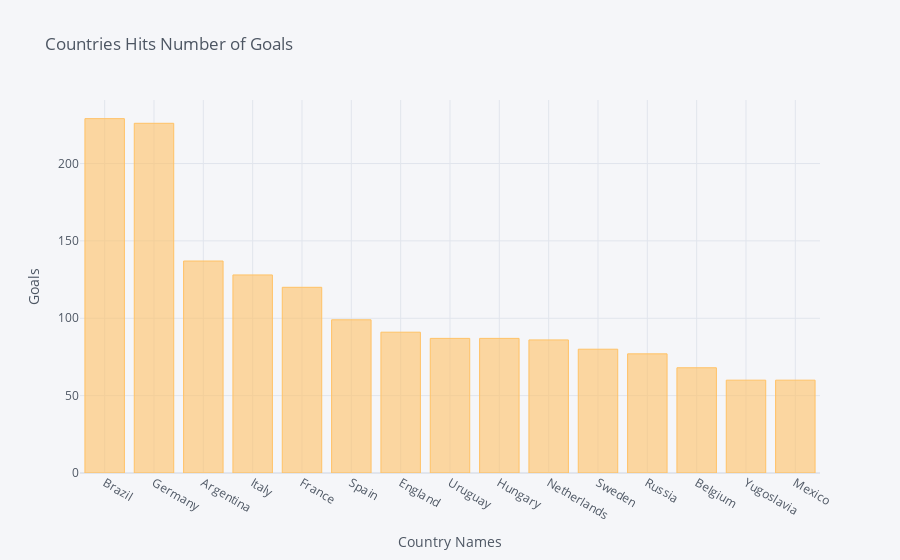

Notebook code for this chart:
### Markdown cell above
Countries Hits Number of Goals Note: This visualization corresponded to Slide 7

### Code cell
home = all_wc_matches[['home_team', 'home_goals']].dropna()
away = all_wc_matches[['away_team', 'away_goals']].dropna()
# print(home)

home.columns = ['Countries', 'Goals']
away.columns = home.columns

goals = home.append(away, ignore_index = True)
goals = goals.groupby('Countries').sum()
goals = goals.sort_values(by = 'Goals', ascending=False)
# goals

goals[:15].iplot(kind='bar', xTitle = 'Country Names', yTitle = 'Goals',color= '#FFC266', title = 'Countries Hits Number of Goals')

### Figure 1 — Plotly figure (JSON) as saved in the notebook; plotly's stock layout.template omitted (floating-point values rounded to 4 significant figures)
{"data": [{"marker": {"color": "rgba(255, 194, 102, 0.6)", "line": {"color": "rgba(255, 194, 102, 1.0)", "width": 1}}, "name": "Goals", "orientation": "v", "text": "", "type": "bar", "x": ["Brazil", "Germany", "Argentina", "Italy", "France", "Spain", "England", "Uruguay", "Hungary", "Netherlands", "Sweden", "Russia", "Belgium", "Yugoslavia", "Mexico"], "y": [229, 226, 137, 128, 120, 99, 91, 87, 87, 86, 80, 77, 68, 60, 60]}], "layout": {"legend": {"bgcolor": "#F5F6F9", "font": {"color": "#4D5663"}}, "paper_bgcolor": "#F5F6F9", "plot_bgcolor": "#F5F6F9", "title": {"font": {"color": "#4D5663"}, "text": "Countries Hits Number of Goals"}, "xaxis": {"gridcolor": "#E1E5ED", "showgrid": true, "tickfont": {"color": "#4D5663"}, "title": {"font": {"color": "#4D5663"}, "text": "Country Names"}, "zerolinecolor": "#E1E5ED"}, "yaxis": {"gridcolor": "#E1E5ED", "showgrid": true, "tickfont": {"color": "#4D5663"}, "title": {"font": {"color": "#4D5663"}, "text": "Goals"}, "zerolinecolor": "#E1E5ED"}}}
